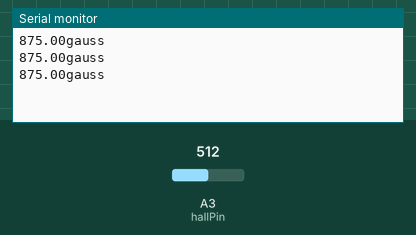
Recording of a sketch running on a simulated Arduino Uno, built with avr-gcc and run on an emulated ATmega328P. Shown: the last lines printed to the serial monitor. The test bench sets the inputs (shaded band); at power-on: A3 (hallPin) = 512.

Above: at 1.3 s.
1.4 s: A3 (hallPin) set to 716
At 1.9 s:
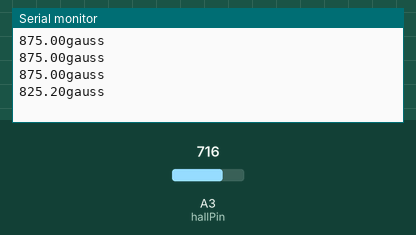
2.9 s: A3 (hallPin) set to 900
At 3.4 s:
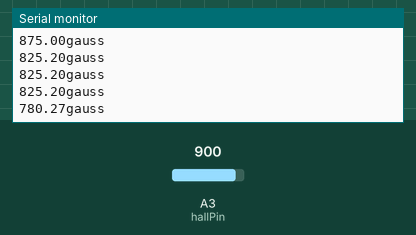
Timing chart, 0 to 5.9 s (numbered marks = the images above; inputs shaded):
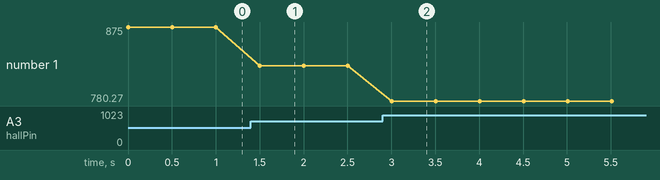

Measured:
- after the input at 1.4 s, the serial monitor: prints a new line after 0.10 s (image 1)
- after the input at 2.9 s, the serial monitor: prints a new line after 0.10 s (image 2)
- plotted number 1: 875 → 825.2 after the input at 1.4 s, 825.2 → 780.27 after the input at 2.9 s

The sketch:

11_MagnetSensor.ino
```cpp
const int hallPin = 3; //3:ConnectorA 4:ConnectorB

void setup() {
  Serial.begin(115200);
  pinMode(hallPin, INPUT);
}

void loop() {
  int base = 3300; // Zero Gauss(0G) = 3.3V(3300mV)
   // Convert the analog input value to voltage.(mV)
  float voltage =  (analogRead(hallPin) / 4096.0) * 3.3 * 1000;
  float gauss = abs((voltage - base) / 3.3); // 1Gauss(1G) = 3.3mV
  Serial.print(gauss);
  Serial.println("gauss");
  delay(500);
}
```
